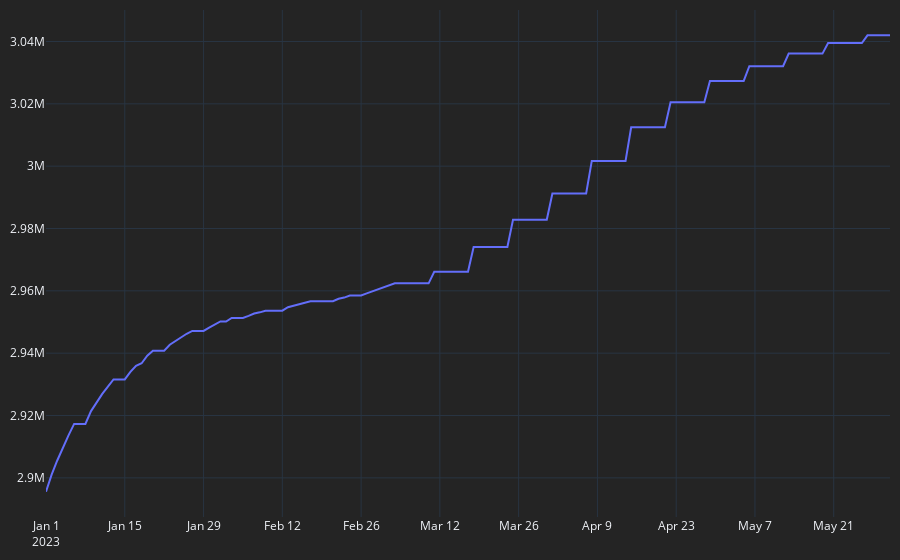

This figure's notebook cell:
### Markdown cell above
### 3.1 Instanciação do Mapa

### Code cell
df_states_ = df_states[df_states['data'] == '2020-05-13']
df_data = df_states[df_states['estado'] == 'RS']

select_columns = {'casosAcumulado': 'Casos Acumulados',
                  'casosNovos': 'Novos Casos',
                  'obitosAcumulado': 'Óbitos Totais',
                  'obitosNovos': 'Óbitos por dia'}

# Módulo 'dash' instanciando a classe 'Dash'
# Parâmetro básico da função '__name__'
# Informando que será utilizado uma folha de estilos externa através do dbc.themes escolhendo o tema CYBORG (tema escuro)

app = dash.Dash(__name__, external_stylesheets = [dbc.themes.CYBORG])

# criando a figure que terá o mapa
# O choropleth é aplicado para mapas com contorno e cor na parte selecionada
# fonte de dados 'df_states'; coluna de dados = 'estado'; parâmetro para colorir = 'casosNovos'

fig = px.choropleth_mapbox(df_states, locations = 'estado', color = 'casosNovos',
                          center={'lat': -16.95, 'lon': -47.78}, zoom = 3,
                          geojson = brasil_states, color_continuous_scale = 'Redor', opacity = 0.4,
                          hover_data = {'casosAcumulado': True, 'casosNovos': True, 'obitosNovos': True,
                                        'estado': True})
fig.update_layout(
    paper_bgcolor = '#242424',
    autosize = True,
    margin = go.Margin(l = 0, r = 0, t = 0, b = 0),
    showlegend = False,
    mapbox_style = 'carto-darkmatter'
)

fig2 = go.Figure(layout={'template': 'plotly_dark'})
fig2.add_trace(go.Scatter(x = df_data['data'], y = df_data['casosAcumulado']))
fig2.update_layout(
    paper_bgcolor = '#242424',
    plot_bgcolor = '#242424',
    autosize = True,
    margin = dict(l=10, r=10, b=10, t=10)
)

### Figure 1 — Plotly figure (JSON) as saved in the notebook; plotly's stock layout.template omitted (floating-point values rounded to 4 significant figures; data arrays with more than 128 entries replaced by an {"elided": "..."} marker saying what was removed)
{"data": [{"type": "scatter", "x": {"elided": "151 str values"}, "y": {"elided": "151 int values"}}], "layout": {"autosize": true, "margin": {"b": 10, "l": 10, "r": 10, "t": 10}, "paper_bgcolor": "#242424", "plot_bgcolor": "#242424"}}
